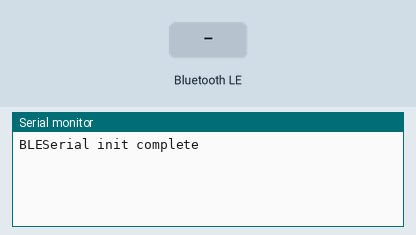
This program was run on a simulated ESP32. Parts: the last lines printed to the serial monitor. Inputs (shaded band) come from the test bench. Nothing arrives over Bluetooth unless stated; a phone connects over Bluetooth LE 3 s after start.

Above: at 1.2 s.
1.3 s: Bluetooth LE write "1" received
At 4.0 s:
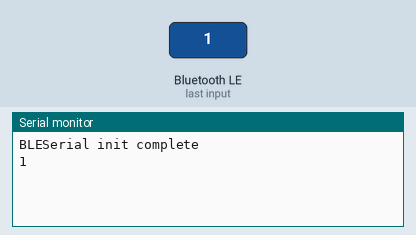
4.3 s: Bluetooth LE write "0" received
At 5.4 s:
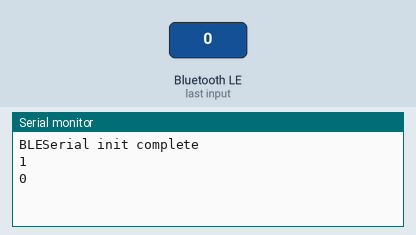
5.8 s: Bluetooth LE write "2" received
At 6.6 s:
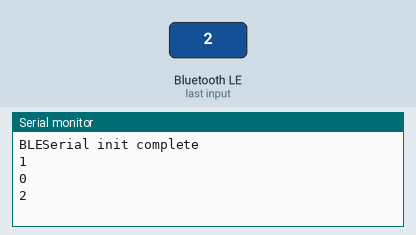

Measured:
- after the input at 1.3 s, the serial monitor: prints a new line after 1.7 s (image 1)
- after the input at 4.3 s, the serial monitor: prints a new line after 0.05 s (image 2)
- after the input at 5.8 s, the serial monitor: prints a new line after 0.06 s (image 3)

The program:

main.cpp
```cpp
#include <Arduino.h>
#include "BLESerial.h"

BLESerial bleSerial;

void setup() {
    Serial.begin(115200);

    // Create the BLE Device
    bleSerial.begin("Cyberbadge2.0");

}

void loop() {
    bleSerial.loop();
    if (bleSerial.available()) {
        Serial.println(bleSerial.readStringUntil('\0'));
    }
}
```

BLESerial.h
```cpp
/*
    Video: https://www.youtube.com/watch?v=oCMOYS71NIU
    Based on Neil Kolban example for IDF: https://github.com/nkolban/esp32-snippets/blob/master/cpp_utils/tests/BLE%20Tests/SampleNotify.cpp
    Ported to Arduino ESP32 by Evandro Copercini

   Create a BLE server that, once we receive a connection, will send periodic notifications.
   The service advertises itself as: 6E400001-B5A3-F393-E0A9-E50E24DCCA9E
   Has a characteristic of: 6E400002-B5A3-F393-E0A9-E50E24DCCA9E - used for receiving data with "WRITE"
   Has a characteristic of: 6E400003-B5A3-F393-E0A9-E50E24DCCA9E - used to send data with  "NOTIFY"

   The design of creating the BLE server is:
   1. Create a BLE Server
   2. Create a BLE Service
   3. Create a BLE Characteristic on the Service
   4. Create a BLE Descriptor on the characteristic
   5. Start the service.
   6. Start advertising.

   In this example rxValue is the data received (only accessible inside that function).
   And txValue is the data to be sent, in this example just a byte incremented every second.
*/

#include <Arduino.h>
#include <NimBLEDevice.h>


class BLESerial : public BLEServerCallbacks, public BLECharacteristicCallbacks {
    const char *SERVICE_UUID           = "6E400001-B5A3-F393-E0A9-E50E24DCCA9E"; // UART service UUID
    const char *CHARACTERISTIC_UUID_RX = "6E400002-B5A3-F393-E0A9-E50E24DCCA9E";
    const char *CHARACTERISTIC_UUID_TX = "6E400003-B5A3-F393-E0A9-E50E24DCCA9E";

    const int RX_BUF = 100;

public:
    BLESerial(){};

    void begin(char* name){

        receiveQueue = xQueueCreate(RX_BUF, sizeof(char));
        if(receiveQueue == NULL) {
            Serial.println("This is so sad");
            Serial.flush();
        }

        BLEDevice::init(name);

        // Create the BLE Server
        pServer = BLEDevice::createServer();
        pServer->setCallbacks(this);

        // NimBLEAdvertising* pAdvertising = NimBLEDevice::getAdvertising();
        // pAdvertising->setAppearance(GENERIC_COMPUTER);

        // Create the BLE Service
        BLEService *pService = pServer->createService(SERVICE_UUID);

        pTxCharacteristic = pService->createCharacteristic(
            CHARACTERISTIC_UUID_TX, NIMBLE_PROPERTY::NOTIFY );

        BLECharacteristic * pRxCharacteristic = pService->createCharacteristic(
            CHARACTERISTIC_UUID_RX, NIMBLE_PROPERTY::WRITE );

        pRxCharacteristic->setCallbacks(this);

        pService->start();
        pServer->getAdvertising()->start();
        Serial.println("BLESerial init complete");
    }

    void loop(){
        if (deviceConnected) {
            if (loopTest){
                sendTest();
            }
            delay(10); // bluetooth stack will go into congestion, if too many packets are sent
        }

        // disconnecting
        if (!deviceConnected && oldDeviceConnected) {
            delay(500); // give the bluetooth stack the chance to get things ready
            pServer->startAdvertising(); // restart advertising
            Serial.println("start advertising");
            oldDeviceConnected = deviceConnected;
        }
        // connecting
        if (deviceConnected && !oldDeviceConnected) {
            // do stuff here on connecting
            oldDeviceConnected = deviceConnected;
        }
    }

    bool available(){
        if (!deviceConnected) {
            return false;
        }
        if(uxQueueMessagesWaiting(receiveQueue) == 0){
            return false;
        }
        return true;
    }

    String readStringUntil(char c){
        String s = "";
        char _c;
        while(uxQueueMessagesWaiting(receiveQueue) > 0){
            if (xQueueReceive(receiveQueue, &_c, 0) != pdTRUE) {
                Serial.println("Failed to receive from queue");
                return s;
            }
            if(_c == c){
                return s;
            }
            s += _c;
        }
        return s;
    }

    void flush(){
        char _c;
        while(uxQueueMessagesWaiting(receiveQueue) > 0){
            if (xQueueReceive(receiveQueue, &_c, 0) != pdTRUE) {
                Serial.println("Failed to flush lel");
                return;
            }
        }
    }

    void sendTest(){
        static char text[7] = "test0\n";
        static int counter = 0;
        text[4] = (counter++)%10 + 0x30;

        pTxCharacteristic->setValue((uint8_t*)text, 6);
        pTxCharacteristic->notify();
    }

    //
    // void println(String s);

    //BLEServerCallbacks
    void onConnect(BLEServer* pServer) {
        deviceConnected = true;
    };

    void onDisconnect(BLEServer* pServer) {
        deviceConnected = false;
    }

    /*
    uint32_t onPassKeyRequest(){
        Serial.println("Server PassKeyRequest");
        return 123456;
    }
    bool onConfirmPIN(uint32_t pass_key){
        Serial.print("The passkey YES/NO number: ");Serial.println(pass_key);
        return true;
    }
    void onAuthenticationComplete(ble_gap_conn_desc desc){
        Serial.println("Starting BLE work!");
    }
    */

    //BLECharacteristicCallbacks
    void onWrite(BLECharacteristic *pCharacteristic) {
        std::string rxValue = pCharacteristic->getValue();

        if (rxValue.length() > 0) {
            for (int i = 0; i < rxValue.length(); i++){
                // Serial.print(rxValue[i]);
                xQueueSend(receiveQueue, &rxValue[i], 0); //TODO handle full queue
            }
        }
    }

private:
    bool deviceConnected = false;
    bool oldDeviceConnected = false;

    bool loopTest = false;
    uint8_t txValue = 0;

    QueueHandle_t receiveQueue;

    BLEServer *pServer = NULL;
    BLECharacteristic * pTxCharacteristic;
};
```
